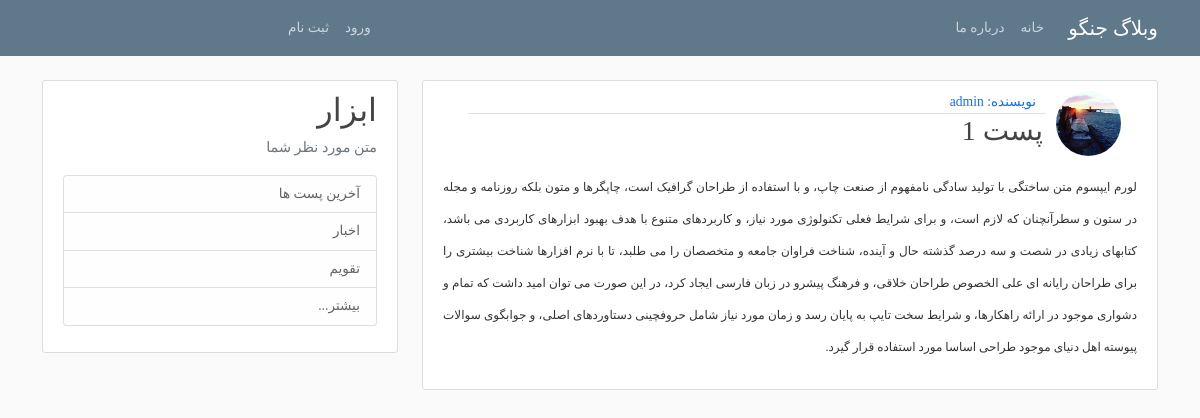
The app's page /post/1/ with its own data.
### blog/models.py (models this page shows, shortened)
class Post(models.Model):
    title = models.CharField(max_length=100)
    content = models.TextField()
    date_posted = jmodels.jDateTimeField(auto_now=False, default=timezone.now, auto_now_add=False)
    author = models.ForeignKey(User, on_delete=models.CASCADE)

### users/models.py (models this page shows, shortened)
class Profile(models.Model):
    user = models.OneToOneField(User, on_delete=models.CASCADE)
    image = models.ImageField(default='default.jpg', upload_to='profile-pics')

### blog/views.py (the view)
# urls.py: path('post/<int:pk>/', PostDetailView.as_view(), name="post_detail"),
class PostDetailView(DetailView):
    model = Post

### blog/templates/blog/post_detail.html (shortened to what this page needs)
{% extends "blog/base.html" %}
{% block content %}
    <article class="media content-section">
        <div class="media-body">
            <img class="rounded-circle article-img" src="{{ object.author.profile.image.url }}" alt="">
            <div class="article-metadata post-info col-md-10">
                <a class="ml-4" href="{% url 'user_posts' object.author.username %}">نویسنده: {{ object.author }}</a>
            </div>
            <h3 class="post-title article-title post-title col-md-10">{{ object.title }}</h3>
            <p class="article-content">{{ object.content }}</p>
        </div>
    </article>
{% endblock content %}

### blog/templates/blog/base.html (shortened to what this page needs)
{% load static %}
<!doctype html>
<html lang="ar" dir="rtl">
<head>
    <link rel="stylesheet" href="https://cdn.jsdelivr.net/npm/bootstrap@5.0.0-beta1/dist/css/bootstrap.rtl.min.css"
>
    <link href="//maxcdn.bootstrapcdn.com/font-awesome/4.2.0/css/font-awesome.min.css" rel="stylesheet">
    <link rel="stylesheet" type="text/css" href="{% static 'blog/main.css' %}">
</head>
<body>
<header class="site-header">
    <nav class="navbar navbar-expand-md navbar-dark bg-steel fixed-top">
        <div class="container">
            <a class="navbar-brand" href="{% url 'blog_home' %}">وبلاگ جنگو</a>
            <div class="collapse navbar-collapse" id="navbarToggle">
                <div class="navbar-nav mr-auto col-md-8">
                    <a class="nav-item nav-link" href="{% url 'blog_home' %}">خانه</a>
                    <a class="nav-item nav-link" href="{% url 'blog_about' %}">درباره ما</a>
                </div>
                <div class="navbar-nav col-md-4">
                    {% if user.is_authenticated %}
                        <a class="nav-item nav-link" href="{% url 'post_create' %}">ایجاد پست</a>
                        <a class="nav-item nav-link" href="{% url 'profile' %}">پروفایل</a>
                        <a class="nav-item nav-link" href="{% url 'logout' %}?next={% url 'blog_home' %}">خروج</a>
                    {% else %}
                        <a class="nav-item nav-link" href="{% url 'login' %}">ورود</a>
                        <a class="nav-item nav-link" href="{% url 'register' %}">ثبت نام</a>
                    {% endif %}
                </div>
            </div>
        </div>
    </nav>
</header>
<main role="main" class="container">
    <div class="row">
        <div class="col-md-8">
            {% block content %}{% endblock content %}
        </div>
        <div class="col-md-4">
            <div class="content-section">
                <h2>ابزار</h2>
                <p class='text-muted'>متن مورد نظر شما
                <ul class="list-group">
                    <li class="list-group-item list-group-item-light">آخرین پست ها</li>
                    <li class="list-group-item list-group-item-light">اخبار</li>
                    <li class="list-group-item list-group-item-light">تقویم</li>
                    <li class="list-group-item list-group-item-light">بیشتر...</li>
                </ul>
                </p>
            </div>
        </div>
    </div>
</main>
</body>
</html>

### blog/static/blog/main.css (style rules this page uses)
body { background: #fafafa; color: #333333; margin-top: 5rem; font-family: "B Yekan", "B Traffic", "B Nazanin", "Tahoma"; font-size: .85rem; }
a { text-decoration: none; }
.text-muted { font-size: .9rem; }
.article-content { font-size: .75rem; line-height: 2rem; text-align: justify; }
h1, h2, h3, h4, h5, h6 { color: #444444; }
ul { margin: 0; }
.bg-steel { background-color: #5f788a; }
.site-header .navbar-nav .nav-link { color: #cbd5db; }
.content-section { background: #ffffff; padding: 10px 20px; border: 1px solid #dddddd; border-radius: 3px; margin-bottom: 20px; }
.article-title { color: #444444; }
.article-content { white-space: pre-line; padding-top: 80px; }
.article-img { height: 65px; width: 65px; margin-right: 16px; float: right; }
.article-metadata { padding-bottom: 1px; margin-bottom: 4px; border-bottom: 1px solid #e3e3e3 }
.post-info { float: right; padding: 0 10px; margin: 0 10px; }
.post-title { float: right; padding: 0 3px; margin: 0 10px; }

### records on screen
Post: author.profile.image (picture), author "admin", title "پست 1", content "لورم ایپسوم متن ساختگی با تولید سادگی نامفهوم از صنعت چاپ، و با استفاده از طراحان گرافیک است، چاپگرها و متون بلکه روزنامه و مجله در ستون و سطرآنچنان که لازم است، و برای شرایط فعلی تکنولوژی مورد نیاز، و کاربردهای متنوع با هدف بهبود ابزارهای کاربردی می باشد، کتابهای زیادی در شصت و سه درصد گذشته حال و آینده، شناخت فراوان جامعه و متخصصان را می طلبد، تا با نرم افزارها شناخت بیشتری را برای طراحان رایانه ای علی الخصوص طراحان خلاقی، و فرهنگ پیشرو در زبان فارسی ایجاد کرد، در این صورت می توان امید داشت که تمام و دشواری موجود در ارائه راهکارها، و شرایط سخت تایپ به پایان رسد و زمان مورد نیاز شامل حروفچینی دستاوردهای اصلی، و جوابگوی سوالات پیوسته اهل دنیای موجود طراحی اساسا مورد استفاده قرار گیرد."
